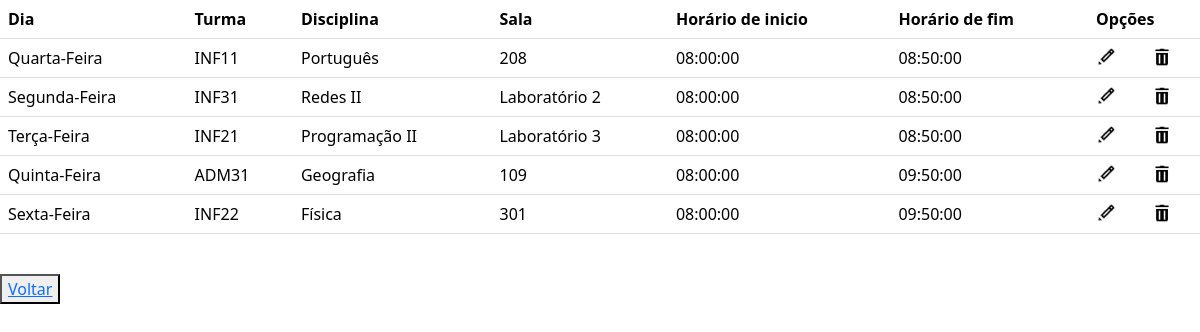
The page /crud/crud_horario/listar.php (signed in) on the database as committed earlier.
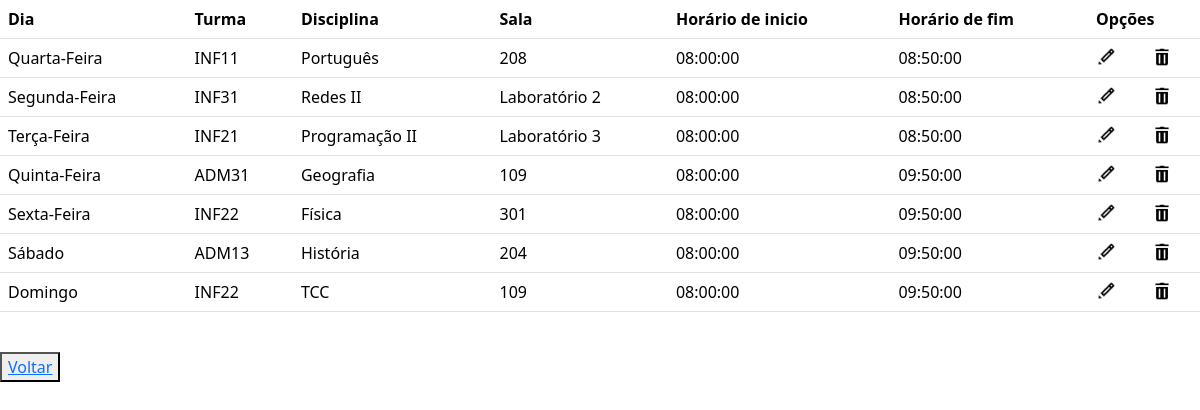
The same page on the database as committed later.
### tables this page shows
CREATE TABLE IF NOT EXISTS `horario` (
  `id_horario` int NOT NULL AUTO_INCREMENT,
  `dia` char(15) NOT NULL,
  `professor` varchar(100) NOT NULL,
  `horario_inicio` time NOT NULL,
  `horario_fim` time NOT NULL,
  `fk_sala_n_sala` int NOT NULL,
  `fk_disciplina_id_disciplina` int NOT NULL,
  `fk_turma_id_turma` int NOT NULL,
  PRIMARY KEY (`id_horario`)
);

CREATE TABLE IF NOT EXISTS `turma` (
  `id_turma` int NOT NULL AUTO_INCREMENT,
  `nome_turma` varchar(255) NOT NULL,
  PRIMARY KEY (`id_turma`)
);

CREATE TABLE IF NOT EXISTS `disciplina` (
  `id_disciplinas` int NOT NULL AUTO_INCREMENT,
  `nome_disciplina` varchar(255) DEFAULT NULL,
  `professor` varchar(100) NOT NULL,
  PRIMARY KEY (`id_disciplinas`)
);

CREATE TABLE IF NOT EXISTS `sala` (
  `n_sala` int NOT NULL,
  `descricao` varchar(255) NOT NULL,
  PRIMARY KEY (`n_sala`)
);

### crud/crud_horario/listar.php (the view, shortened to what this page needs)
<?php
echo "<link rel='stylesheet' href='https://cdn.jsdelivr.net/npm/bootstrap@5.3.3/dist/css/bootstrap.min.css'>";
include('../../conecta.php');
$sql = "SELECT * FROM horario
INNER JOIN sala ON fk_sala_n_sala = n_sala
INNER JOIN disciplina ON id_disciplinas = fk_disciplina_id_disciplina
INNER JOIN turma ON id_turma = fk_turma_id_turma
;";
$resultado = mysqli_query($conexao, $sql);
echo '<table class="table">
<tr>
<th scope="col">Dia</th>
<th scope="col">Turma</th>
<th scope="col">Disciplina</th>
<th scope="col">Sala</th>
<th scope="col">Horário de inicio</th>
<th scope="col">Horário de fim</th>
<th colspan=3>Opções</th>
</tr>';
while ($dados = mysqli_fetch_assoc($resultado)) {
    echo '<tr>';
    echo '<td>' . $dados['dia'] . '</td>';
    echo '<td>' . $dados['nome_turma'] . '</td>';
    echo '<td>' . $dados['nome_disciplina'] . '</td>';
    echo '<td>' . $dados['descricao'] . '</td>';
    echo '<td>' . $dados['horario_inicio'] . '</td>';
    echo '<td>' . $dados['horario_fim'] . '</td>';
    echo '<td> <a href="formedit.php?id_horario=' . $dados['id_horario'] . '"> <img src="imagens/editar.png" width="20" height="20"> </a> </td>';
    echo '<td> <a href="excluir.php?id_horario=' . $dados['id_horario'] . '"> <img src="imagens/excluir.png" width="20" height="20"> </a> </td>';
    echo '</tr>';
}
echo '</table>' . "<br>";
echo '<button><a href="index.php">Voltar</a></button>';
?>

Rows that differ between the two databases and show on the page:
added horario: dia "Sábado", turma.nome_turma "ADM13", disciplina.nome_disciplina "História", sala.descricao "204", horario_inicio "08:00:00", horario_fim "09:50:00"
added horario: dia "Domingo", turma.nome_turma "INF22", disciplina.nome_disciplina "TCC", sala.descricao "109", horario_inicio "08:00:00", horario_fim "09:50:00"
